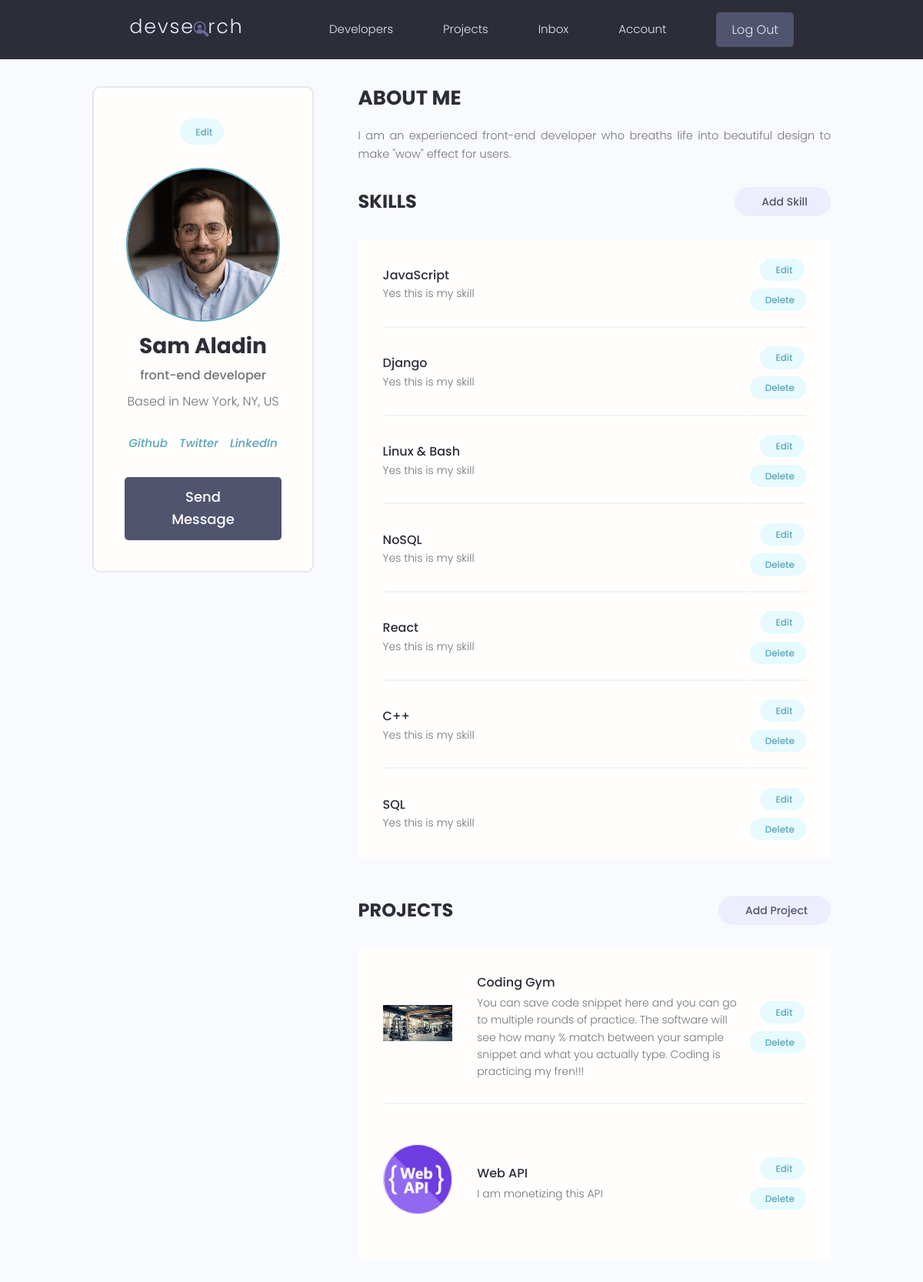
The page /account/ (signed in) on the database its author committed.
### users/models.py (models this page shows, shortened)
class Profile(models.Model):
    user = models.OneToOneField(User, on_delete=models.CASCADE, null=True, blank=True)
    name = models.CharField(max_length=200, blank=True, null=True)
    username = models.CharField(max_length=200, blank=True, null=True)
    email = models.EmailField(max_length=500, blank=True, null=True)
    short_intro = models.CharField(max_length=200, blank=True, null=True)
    bio = models.TextField(blank=True, null=True)
    location = models.CharField(max_length=200, blank=True, null=True)
    skills = models.ManyToManyField('Skill', blank=True)
    profile_image = models.ImageField(null=True, blank=True, upload_to='profiles/', default="profiles/user-default.png")
    social_github = models.CharField(max_length=200, blank=True, null=True)
    social_twitter = models.CharField(max_length=200, blank=True, null=True)
    social_linkedin = models.CharField(max_length=200, blank=True, null=True)
    social_youtube = models.CharField(max_length=200, blank=True, null=True)
    social_website = models.CharField(max_length=200, blank=True, null=True)
    created = models.DateTimeField(auto_now_add=True)
    id = models.UUIDField(default=uuid.uuid4, unique=True, primary_key=True, editable=False)

class Skill(models.Model):
    name = models.CharField(max_length=200, blank=True, null=True)
    id = models.UUIDField(default=uuid.uuid4, unique=True, primary_key=True, editable=False)
    def __str__(self):
        return str(self.name)

### projects/models.py (models this page shows, shortened)
class Project(models.Model):
    owner = models.ForeignKey(Profile, null=True, blank=True, on_delete=models.SET_NULL)
    title = models.CharField(max_length=200)
    description = models.TextField(null=True, blank=True)
    featured_image = models.ImageField(null=True, blank=True, default='default.img')
    demo_link = models.CharField(max_length=200, null=True, blank=True)
    source_link = models.CharField(max_length=2000, null=True, blank=True)
    tags = models.ManyToManyField('Tag', blank=True)
    vote_total = models.IntegerField(null=True, blank=True)
    vote_ratio = models.IntegerField(null=True, blank=True)
    created = models.DateTimeField(auto_now_add=True)
    id = models.UUIDField(default=uuid.uuid4, unique=True, primary_key=True, editable=False)
    class Meta:
        ordering = ['-created']

### users/views.py (the view)
# urls.py: path('account/', views.user_account, name='account'),
@login_required(login_url='login')
def user_account(request):
    profile = request.user.profile
    projects = profile.project_set.all()
    context = {'profile': profile, 'projects': projects}
    return render(request, 'users/account.html', context)

### users/templates/users/account.html (shortened to what this page needs)
{% extends 'main.html' %}
{% block content %}
  <main class="settingsPage profile my-md">
    <div class="container">
      <div class="layout">
        <div class="column column--1of3">
          <div class="card text-center">
            <div class="card__body dev">
              <a class="tag tag--pill tag--main settings__btn" href="{% url 'edit-account' %}"> Edit</a>
              <img class="avatar avatar--xl dev__avatar" src="{{ profile.profile_image.url }}" />
              <h2 class="dev__name">{{ profile.name }}</h2>
              <p class="dev__title">{{ profile.short_intro }}</p>
              <p class="dev__location">Based in {{ profile.location }}</p>
              <ul class="dev__social">
                {% if profile.social_github %}
                <li>
                <a title="Github" href="{{ profile.social_github }}" target="_blank"><i class="im im-github">Github</i></a>
                </li>
                {% endif %}
                {% if profile.social_twitter %}
                <li>
                <a title="Twitter" href="{{ profile.social_twitter }}" target="_blank"><i class="im im-twitter">Twitter</i></a>
                </li>
                {% endif %}
                {% if profile.social_linkedin %}
                <li>
                <a title="LinkedIn" href="{{profile.social_linkedin}}" target="_blank"><i class="im im-linkedin">LinkedIn</i></a>
                </li>
                {% endif %}
              </ul>
              <a href="#" class="btn btn--sub btn--lg">Send Message </a>
            </div>
          </div>
        </div>
        <div class="column column--2of3">
          <div class="devInfo">
            <h3 class="devInfo__title">About Me</h3>
            <p class="devInfo__about">
              {{ profile.bio }}
            </p>
          </div>
          <div class="settings">
            <h3 class="settings__title">Skills</h3>
            <a class="tag tag--pill tag--sub settings__btn tag--lg" href="#"> Add Skill</a>
          </div>
          <table class="settings__table">
            {% for skill in profile.skills.all %}
            <tr>
              <td class="settings__tableInfo">
                <h4>{{ skill }}</h4>
                <p>
                  Yes this is my skill
                </p>
              </td>
              <td class="settings__tableActions">
                <a class="tag tag--pill tag--main settings__btn" href="{% url 'edit-account' %}"> Edit</a>
                <a class="tag tag--pill tag--main settings__btn" href="#">
                  Delete</a>
              </td>
            </tr>
            {% endfor %}
          </table>
          <div class="settings">
            <h3 class="settings__title">Projects</h3>
            <a class="tag tag--pill tag--sub settings__btn tag--lg" href="{% url 'create-project' %}"> Add Project</a>
          </div>
          <table class="settings__table">
            {% for project in projects %}
            <tr>
              <td class="settings__thumbnail">
                <a href="{% url 'project' project.id %}"><img src="{{ project.featured_image.url }}" alt="Project Thumbnail" /></a>
              </td>
              <td class="settings__tableInfo">
                <a href="{% url 'project' project.id %}">{{ project.title }}</a>
                <p>
                  {{ project.description }}
                </p>
              </td>
              <td class="settings__tableActions">
                <a class="tag tag--pill tag--main settings__btn" href="{% url 'update-project' project.id %}"> Edit</a>
                <a class="tag tag--pill tag--main settings__btn" href="{% url 'delete-project' project.id %}">
                  Delete</a>
              </td>
            </tr>
            {% endfor %}
          </table>
        </div>
      </div>
    </div>
  </main>
{% endblock %}

### static/styles/app.css (style rules this page uses)
:root { --color-sub: #2d2d39; }
.btn--sub { background-color: var(--color-sub-light); }
.card { border: 2px solid var(--color-light); }
img { width: 100%; }
.profile .card > .dev { padding: 4rem; }
.dev__avatar { display: block; margin: auto; }
.dev__name { color: var(--color-sub); font-size: 2.8rem; font-weight: 700; margin-top: 1rem; margin-bottom: 0.5rem; }
.dev__title { font-size: 1.6rem; font-weight: 500; line-height: 1.3; }
.dev__location { margin-top: 1rem; }
.dev__social { margin: 3rem 0; list-style: none; display: flex; justify-content: center; gap: 1.5rem; }
.devInfo { margin-bottom: 3rem; }
.devInfo__title, .devInfo__subtitle { font-size: 2.6rem; color: var(--color-sub); text-transform: uppercase; font-weight: 700; margin-bottom: 1.5rem; }
.devInfo__about, .devSkill__info { font-size: 1.45rem; line-height: 1.7; text-align: justify; }
.settingsPage .dev > .settings__btn { display: inline-block; margin-bottom: 3rem; }
.settings { display: flex; justify-content: space-between; align-items: center; }
.settings__title { font-size: 2.4rem; text-transform: uppercase; font-weight: 700; color: var(--color-sub); }
.settings__table { margin-top: 3rem; margin-bottom: 5rem; padding: 0 3rem; background: var(--color-white); }
.settings__table tr { width: 100%; }
.settings__table tr > td { padding: 2rem 0; }
.settings__table tr:not(:last-child) td { border-bottom: 2px solid var(--color-white-light); }
.settings__thumbnail { width: 23%; min-width: 10rem; }
.settings__thumbnail img { padding-right: 3rem; height: 15rem; object-fit: contain; }
.settings__tableInfo { width: 100%; }
.settings__tableInfo h4, .settings__tableInfo a { padding-right: 1rem; width: auto; font-size: 1.6rem; font-weight: 500; color: var(--color-sub); }
.settings__tableInfo p { font-size: 1.4rem; }
.settings__tableActions { text-align: right; }

### static/uikit/styles/modules/_variables.css (style rules this page uses)
:root { --color-main: #5aa5b9; --color-main-light: #e6faff; --color-sub: #3f4156; --color-sub-light: #51546e; --color-sub-lighter: #ededfd; --color-text: #737373; --color-gray: #8b8b8b; --color-light: #e5e7eb; --color-light-gray: #767676; --color-bg: #f8fafd; --color-white: #fffefd; --color-white-light: #f3f3f3; --color-success: #359e64; --color-success-bg: #def8e8; --color-error: #fc4b0b; --color-error-bg: #fff2ee; --font-base: 'Poppins', arial, helvetica, 'Segoe UI', roboto, ubuntu, sans-serif; --font-monospace: 'Fira Code', 'Courier New', courier, monospace; --font-regular: 300; --font-medium: 500; --font-bold: 700; --generic-shadow: 1px 1px 5px #00000010; --generic-transition: all 0.3s ease-in-out; }

### static/uikit/styles/modules/_base.css (style rules this page uses)
* { margin: 0; padding: 0; box-sizing: border-box; text-rendering: optimizeLegibility; color: inherit; font-size: inherit; }
html { font-size: 50%; }
@media only screen and (min-width: 480px) { html { font-size: 56.25%; } }
@media only screen and (min-width: 1200px) { html { font-size: 62.5%; } }
body { line-height: 1.6; font-weight: 400; font-size: 1.5rem; color: var(--color-text); background-color: var(--color-bg); min-height: 100vh; }

### static/uikit/styles/modules/_typography.css (style rules this page uses)
* { font-family: var(--font-base); }
h2 { font-size: 3.6rem; font-weight: var(--font-bold); }
h3 { font-size: 3.2rem; font-weight: var(--font-medium); }
h4 { font-size: 2.8rem; font-weight: var(--font-medium); }
p, span, strong { font-size: 1.6rem; color: var(--color-text); font-weight: var(--font-regular); }
a { padding-bottom: 2px; text-decoration: none; display: inline-block; color: var(--color-main); font-weight: var(--font-medium); }

### static/uikit/styles/modules/_utilities.css (style rules this page uses)
.container { width: 92%; max-width: 165rem; margin: 0 auto; box-sizing: border-box; }
@media screen and (min-width: 1000px) { .container { width: 90%; } }
@media screen and (min-width: 1200px) { .container { width: 80%; } }
.text-center { text-align: center; }
.my-md { margin: 3rem auto; }

### static/uikit/styles/modules/_avatar.css (style rules this page uses)
.avatar { border-radius: 50%; border: 2px solid var(--color-main); object-fit: cover; }
.avatar--xl { height: 20rem; width: 20rem; }

### static/uikit/styles/modules/_card.css (style rules this page uses)
.card { border-radius: 1rem; background-color: var(--color-white); border: 1.5px solid var(--color-light); width: auto; height: auto; margin-top: 0.5rem; margin-bottom: 0.5rem; overflow: hidden; }
.card__body, .card__header { padding: 2rem 2.5rem; }

### static/uikit/styles/modules/_layout.css (style rules this page uses)
.layout { display: flex; flex-flow: row wrap; justify-content: space-between; }
.layout > .column { margin-bottom: 3rem; }
.layout > .column.column--1of3 { flex-basis: 30%; }
.layout > .column.column--2of3 { flex-basis: 64%; }

### rows shown on the page
Profile: profile_image (picture), name "Sam Aladin", short_intro "front-end developer", location "New York, NY, US", bio "I am an experienced front-end developer who breaths life into beautiful design to make \"wow\" effect for users."
Skill: name "JavaScript"
Skill: name "Django"
Skill: name "Linux & Bash"
Skill: name "NoSQL"
Skill: name "React"
Skill: name "C++"
Skill: name "SQL"
Project: featured_image (picture), title "Coding Gym", description "You can save code snippet here and you can go to multiple rounds of practice. The software will see how many % match between your sample snippet and what you actually type. Coding is practicing my fren!!!"
Project: featured_image (picture), title "Web API", description "I am monetizing this API"
